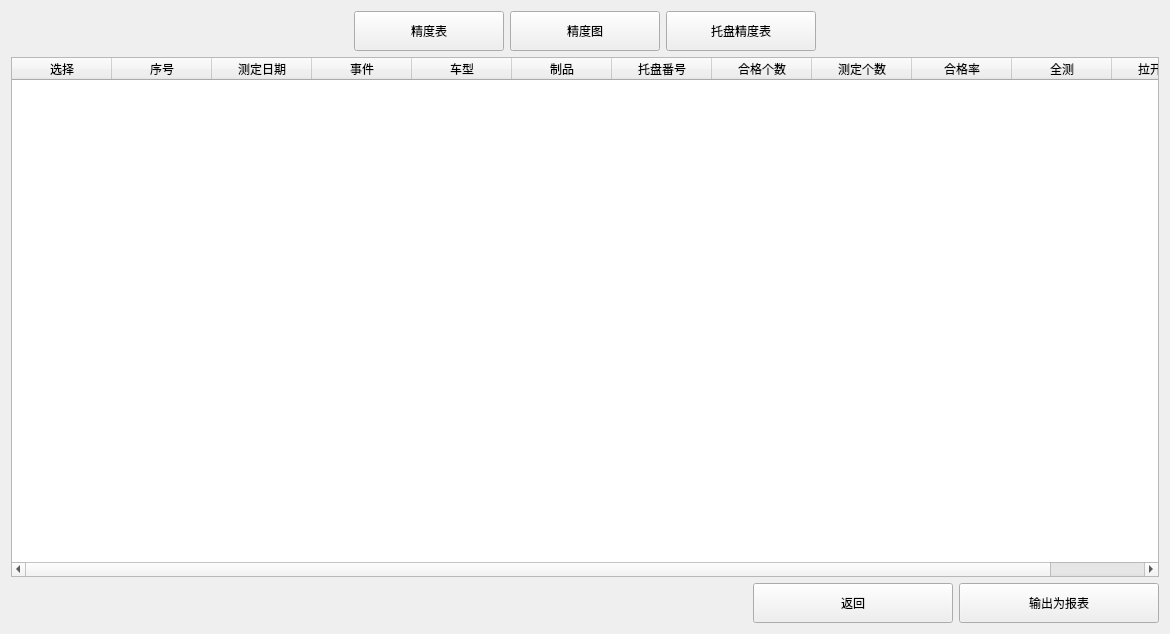
<?xml version="1.0" encoding="UTF-8"?>
<ui version="4.0">
 <class>MeasurementResultsSearchWidget</class>
 <widget class="QWidget" name="MeasurementResultsSearchWidget">
  <property name="geometry">
   <rect>
    <x>0</x>
    <y>0</y>
    <width>1170</width>
    <height>634</height>
   </rect>
  </property>
  <property name="windowTitle">
   <string>Form</string>
  </property>
  <layout class="QVBoxLayout" name="verticalLayout">
   <item>
    <layout class="QHBoxLayout" name="horizontalLayout">
     <item>
      <spacer name="horizontalSpacer">
       <property name="orientation">
        <enum>Qt::Horizontal</enum>
       </property>
       <property name="sizeHint" stdset="0">
        <size>
         <width>40</width>
         <height>20</height>
        </size>
       </property>
      </spacer>
     </item>
     <item>
      <widget class="QToolButton" name="btnAccuracyTable">
       <property name="minimumSize">
        <size>
         <width>150</width>
         <height>40</height>
        </size>
       </property>
       <property name="styleSheet">
        <string notr="true">QToolButton:checked{
        background: green;
}</string>
       </property>
       <property name="text">
        <string>精度表</string>
       </property>
       <property name="checkable">
        <bool>true</bool>
       </property>
       <attribute name="buttonGroup">
        <string notr="true">buttonGroup</string>
       </attribute>
      </widget>
     </item>
     <item>
      <widget class="QToolButton" name="btnAccuracyChart">
       <property name="minimumSize">
        <size>
         <width>150</width>
         <height>40</height>
        </size>
       </property>
       <property name="styleSheet">
        <string notr="true">QToolButton:checked{
        background: green;
}</string>
       </property>
       <property name="text">
        <string>精度图</string>
       </property>
       <property name="checkable">
        <bool>true</bool>
       </property>
      </widget>
     </item>
     <item>
      <widget class="QToolButton" name="btnTrayAccuracyTable">
       <property name="minimumSize">
        <size>
         <width>150</width>
         <height>40</height>
        </size>
       </property>
       <property name="styleSheet">
        <string notr="true">QToolButton:checked{
        background: green;
}</string>
       </property>
       <property name="text">
        <string>托盘精度表</string>
       </property>
       <property name="checkable">
        <bool>true</bool>
       </property>
       <attribute name="buttonGroup">
        <string notr="true">buttonGroup</string>
       </attribute>
      </widget>
     </item>
     <item>
      <spacer name="horizontalSpacer_2">
       <property name="orientation">
        <enum>Qt::Horizontal</enum>
       </property>
       <property name="sizeHint" stdset="0">
        <size>
         <width>40</width>
         <height>20</height>
        </size>
       </property>
      </spacer>
     </item>
    </layout>
   </item>
   <item>
    <widget class="QTableWidget" name="tableWidget">
     <column>
      <property name="text">
       <string>选择</string>
      </property>
     </column>
     <column>
      <property name="text">
       <string>序号</string>
      </property>
     </column>
     <column>
      <property name="text">
       <string>测定日期</string>
      </property>
     </column>
     <column>
      <property name="text">
       <string>事件</string>
      </property>
     </column>
     <column>
      <property name="text">
       <string>车型</string>
      </property>
     </column>
     <column>
      <property name="text">
       <string>制品</string>
      </property>
     </column>
     <column>
      <property name="text">
       <string>托盘番号</string>
      </property>
     </column>
     <column>
      <property name="text">
       <string>合格个数</string>
      </property>
     </column>
     <column>
      <property name="text">
       <string>测定个数</string>
      </property>
     </column>
     <column>
      <property name="text">
       <string>合格率</string>
      </property>
     </column>
     <column>
      <property name="text">
       <string>全测</string>
      </property>
     </column>
     <column>
      <property name="text">
       <string>拉开间隔</string>
      </property>
     </column>
    </widget>
   </item>
   <item>
    <layout class="QHBoxLayout" name="horizontalLayout_2">
     <item>
      <spacer name="horizontalSpacer_3">
       <property name="orientation">
        <enum>Qt::Horizontal</enum>
       </property>
       <property name="sizeHint" stdset="0">
        <size>
         <width>40</width>
         <height>20</height>
        </size>
       </property>
      </spacer>
     </item>
     <item>
      <widget class="QPushButton" name="back">
       <property name="minimumSize">
        <size>
         <width>200</width>
         <height>40</height>
        </size>
       </property>
       <property name="text">
        <string>返回</string>
       </property>
      </widget>
     </item>
     <item>
      <widget class="QPushButton" name="report">
       <property name="minimumSize">
        <size>
         <width>200</width>
         <height>40</height>
        </size>
       </property>
       <property name="text">
        <string>输出为报表</string>
       </property>
      </widget>
     </item>
    </layout>
   </item>
  </layout>
 </widget>
 <resources/>
 <connections/>
 <buttongroups>
  <buttongroup name="buttonGroup"/>
 </buttongroups>
</ui>
